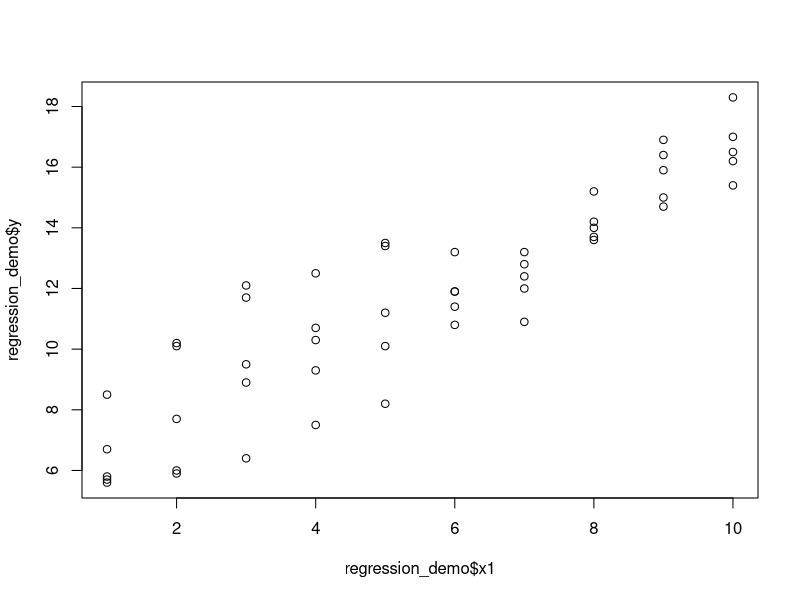
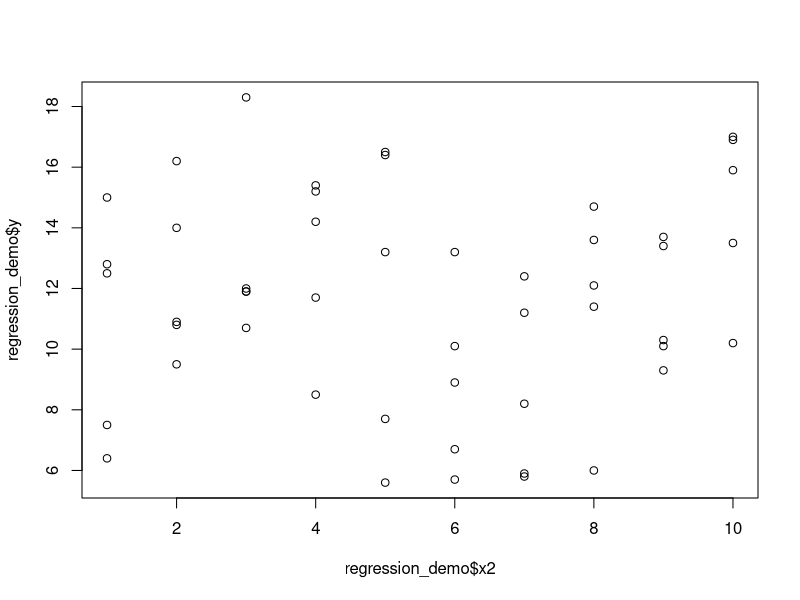
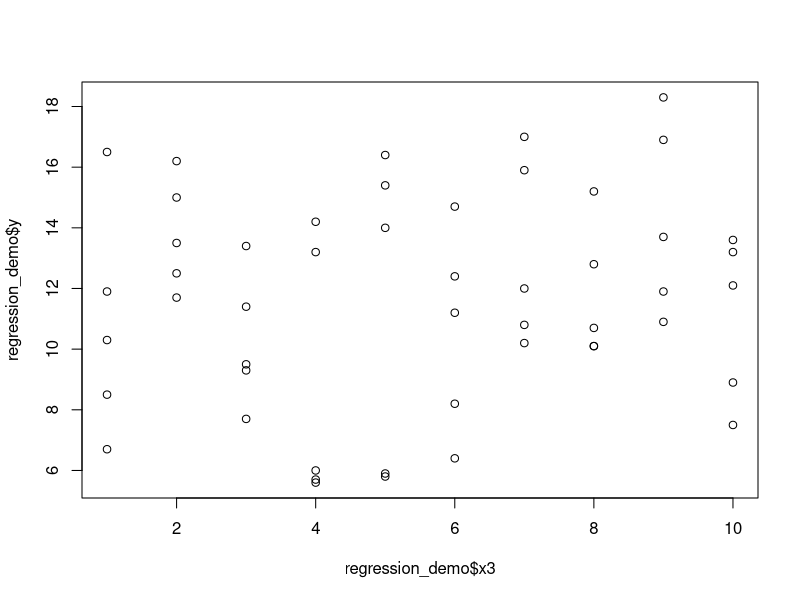
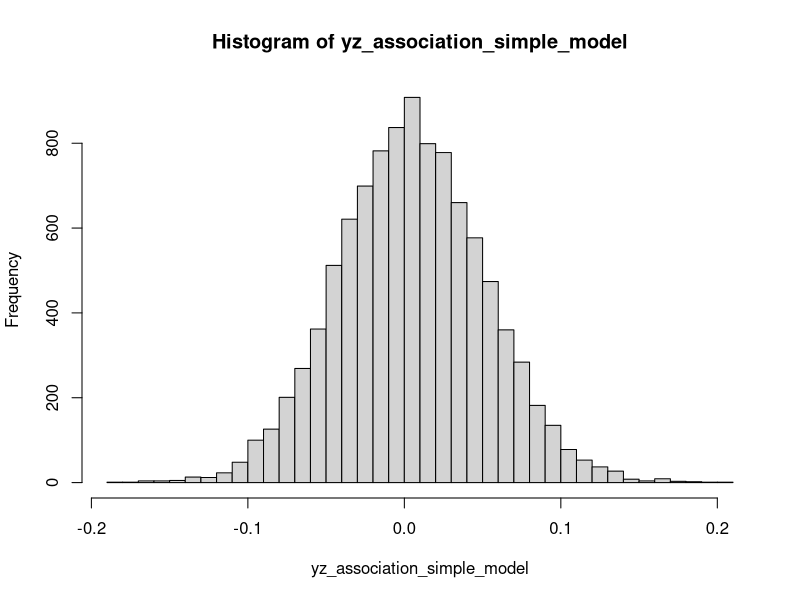
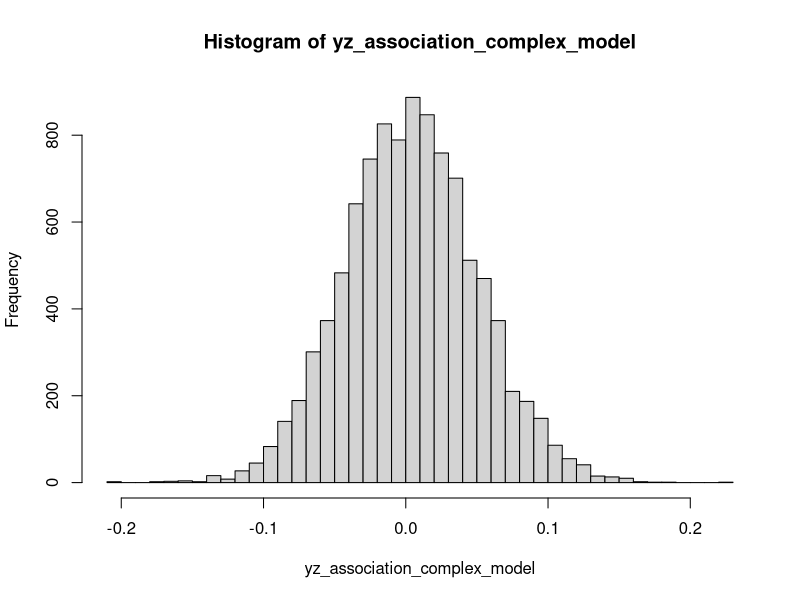
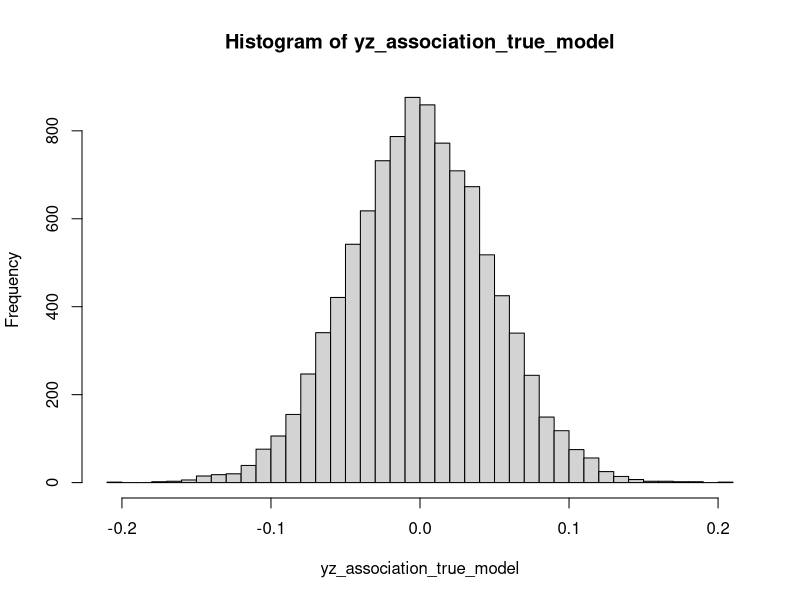

Recreate these plots in R, in order.
# Q1
set.seed(1)
regression_demo = data.frame(
  x1 = sample(rep(1:10, times = 5)), # the sample() function puts things in a random order.
  x2 = sample(rep(1:10, times = 5)),
  x3 = sample(rep(1:10, times = 5)) 
)
regression_demo[["y"]] = regression_demo[["x1"]]*1.1 + regression_demo[["x2"]]*0.1 + rbinom(nrow(regression_demo), 10, 0.5)
plot(regression_demo$x1, regression_demo$y)
plot(regression_demo$x2, regression_demo$y)
plot(regression_demo$x3, regression_demo$y)
model_complex = lm(y ~ 1 + x1 + x2 + x3, data = regression_demo)
model_complex
summary(model_complex)

# Q2
number_of_simulations = 1e4
yz_association_true_model = yz_association_complex_model = yz_association_simple_model = rep(NA, number_of_simulations)
for( j in 1:number_of_simulations){
  # z looks a lot like y, but only contains info from x1 and x2. 
  regression_demo[["y"]] = regression_demo[["x1"]]*1.1 + regression_demo[["x2"]]*0.1 + rbinom(nrow(regression_demo), 10, 0.5)
  regression_demo[["z"]] = regression_demo[["x1"]]*1.1 + regression_demo[["x2"]]*0.1 + rbinom(nrow(regression_demo), 10, 0.5)
  # Make a negative control that looks like y, but only contains info from x1 and x2. 
  # Will it be good enough?
  model_simple = lm(y ~ 1 + x1, data = regression_demo)
  model_complex = lm(y ~ 1 + x1 + x2 + x3, data = regression_demo)
  regression_demo[["negative_control_complex_model"]] = predict(model_complex) + rbinom(nrow(regression_demo), 10, 0.5)
  regression_demo[["negative_control_simple_model"]] = predict(model_simple) + rbinom(nrow(regression_demo), 10, 0.5)
  regression_demo[["negative_control_true_model"]] = regression_demo[["x1"]]*1.1 + regression_demo[["x2"]]*0.1 + rbinom(nrow(regression_demo), 10, 0.5)
  #  For predicting z, is the negative control just as good as y?
  yz_association_true_model[j] = with(regression_demo, cor(z, y) - cor(z, negative_control_true_model))
  yz_association_complex_model[j] = with(regression_demo, cor(z, y) - cor(z, negative_control_complex_model))
  yz_association_simple_model[j] = with(regression_demo, cor(z, y) - cor(z, negative_control_simple_model))
}
hist(yz_association_simple_model, 40)
hist(yz_association_complex_model, 40)
hist(yz_association_true_model, 40)
mean(yz_association_simple_model)
mean(yz_association_complex_model)
mean(yz_association_true_model)
